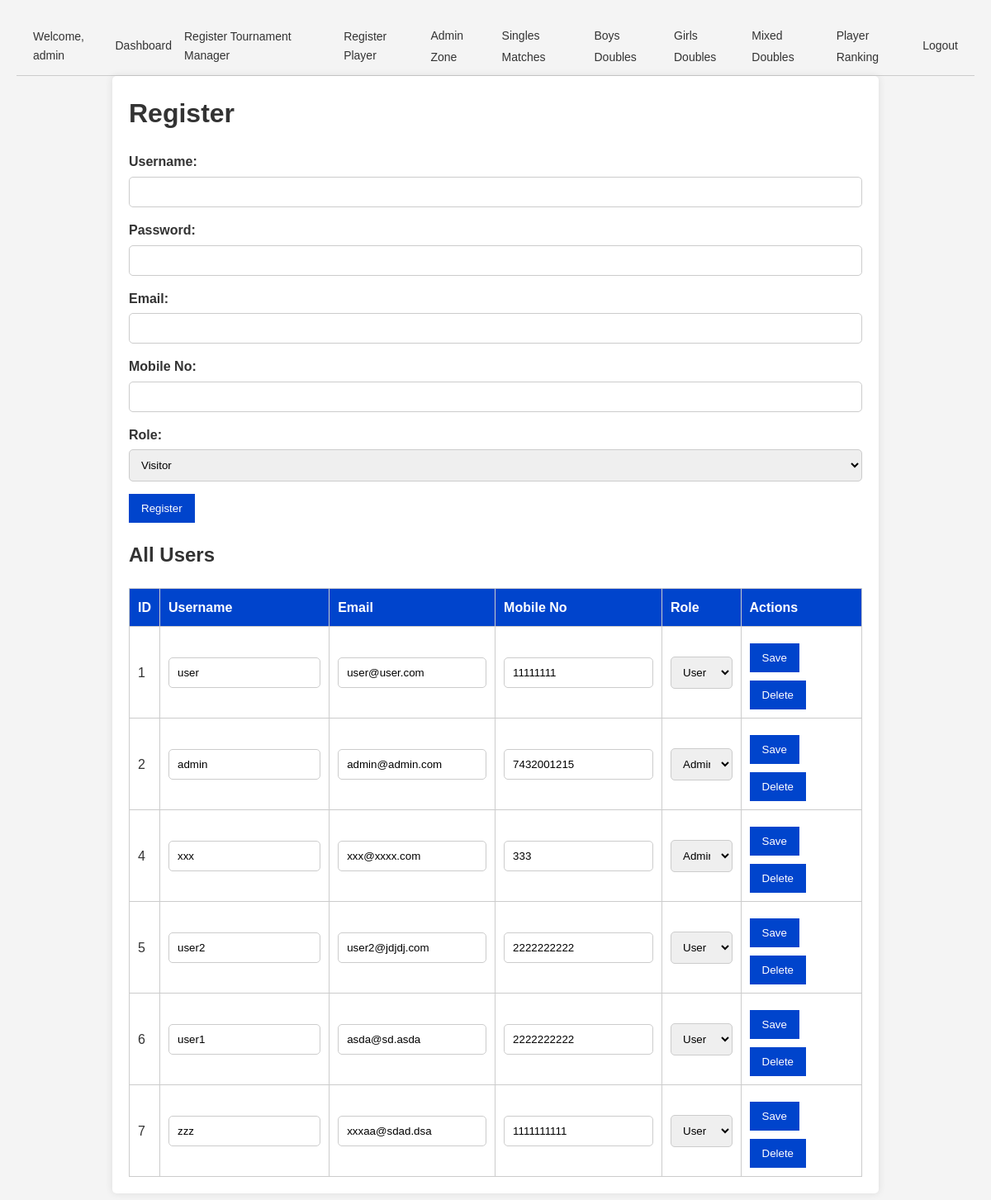
Page /register.php (signed in) on the earlier database version.
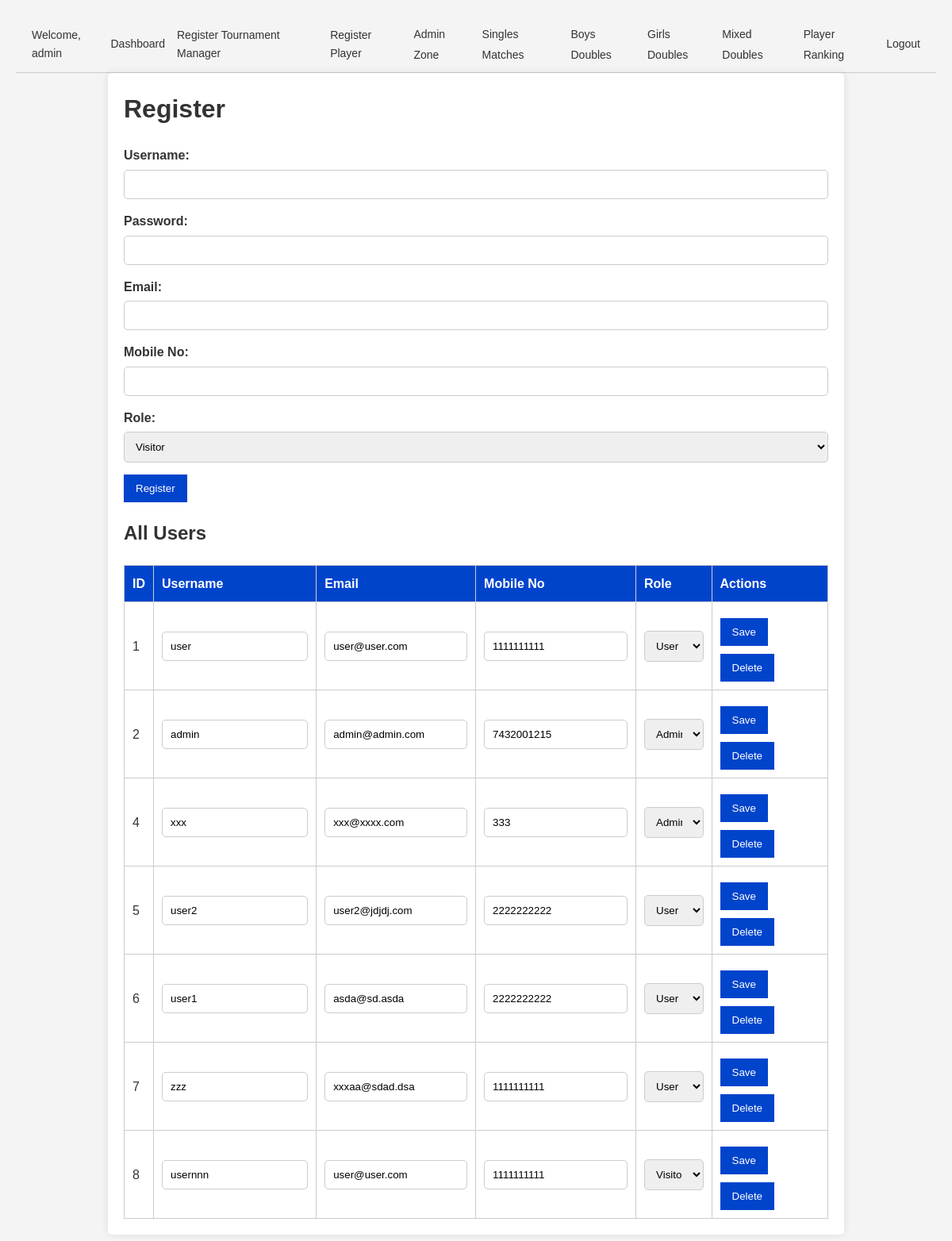
Same page on the later database version.
### tables this page shows
CREATE TABLE `users` (
  `id` int(11) NOT NULL,
  `username` varchar(255) NOT NULL,
  `password` varchar(255) NOT NULL,
  `mobile_no` varchar(20) DEFAULT NULL,
  `notes` text DEFAULT NULL,
  `role` enum('admin','user','visitor','moderator') NOT NULL DEFAULT 'visitor',
  `created_at` timestamp NULL DEFAULT current_timestamp(),
  `email` varchar(255) DEFAULT NULL,
  `last_login` datetime DEFAULT NULL,
  `profile_picture` varchar(255) DEFAULT 'default.png'
);

### auth.php (called while the page is built, shortened)
<?php
function is_admin() {
    return isset($_SESSION['role']) && $_SESSION['role'] === 'admin';
}
?>

### register.php (the view, shortened to what this page needs)
<?php
include 'header.php';
require 'auth.php';
$username = '';
$email = '';
$mobile_no = '';
$role = 'visitor';
$is_admin = is_admin();
$users = [];
if ($is_admin) {
    $result = $conn->query("SELECT * FROM users");
    $users = $result->fetch_all(MYSQLI_ASSOC);
}
?>
<!DOCTYPE html>
<html lang="en">
<head>
</head>
<body>
    <div class="container">
        <h1>Register</h1>
        <form method="POST">
            <div class="form-group">
                <label for="username">Username:</label>
                <input type="text" name="username" id="username" value="<?= htmlspecialchars($username) ?>" required>
            </div>
            <div class="form-group">
                <label for="password">Password:</label>
                <input type="password" name="password" id="password" required>
            </div>
            <div class="form-group">
                <label for="email">Email:</label>
                <input type="email" name="email" id="email" value="<?= htmlspecialchars($email) ?>" required>
            </div>
            <div class="form-group">
                <label for="mobile_no">Mobile No:</label>
                <input type="text" name="mobile_no" id="mobile_no" value="<?= htmlspecialchars($mobile_no) ?>">
            </div>
            <div class="form-group">
                <label for="role">Role:</label>
                <select name="role" id="role" required>
                    <option value="visitor" <?= $role === 'visitor' ? 'selected' : '' ?>>Visitor</option>
                </select>
            </div>
            <button type="submit" class="btn-primary">Register</button>
        </form>
        <?php if ($is_admin): ?>
            <h2>All Users</h2>
            <table>
                <thead>
                    <tr>
                        <th>ID</th>
                        <th>Username</th>
                        <th>Email</th>
                        <th>Mobile No</th>
                        <th>Role</th>
                        <th>Actions</th>
                    </tr>
                </thead>
                <tbody>
                    <?php foreach ($users as $user): ?>
                        <tr>
                            <form method="POST" class="edit-form">
                                <td><?= htmlspecialchars($user['id']) ?></td>
                                <td><input type="text" name="username" value="<?= htmlspecialchars($user['username']) ?>"></td>
                                <td><input type="email" name="email" value="<?= htmlspecialchars($user['email']) ?>"></td>
                                <td><input type="text" name="mobile_no" value="<?= htmlspecialchars($user['mobile_no']) ?>"></td>
                                <td>
                                    <select name="role">
                                        <option value="admin" <?= $user['role'] === 'admin' ? 'selected' : '' ?>>Admin</option>
                                        <option value="user" <?= $user['role'] === 'user' ? 'selected' : '' ?>>User</option>
                                        <option value="visitor" <?= $user['role'] === 'visitor' ? 'selected' : '' ?>>Visitor</option>
                                    </select>
                                </td>
                                <td>
                                    <button type="submit" name="action" value="edit" class="btn-edit">Save</button>
                                    <button type="submit" name="action" value="delete" class="btn-delete" onclick="return confirm('Are you sure you want to delete this user?')">Delete</button>
                                </td>
                            </form>
                        </tr>
                    <?php endforeach; ?>
                </tbody>
            </table>
        <?php endif; ?>
    </div>
</body>
</html>

Differences in the rows shown:
changed users "user": mobile_no "11111111" → "1111111111"
added users: id "8", username "usernnn", email "user@user.com", mobile_no "1111111111", role "Visitor"
